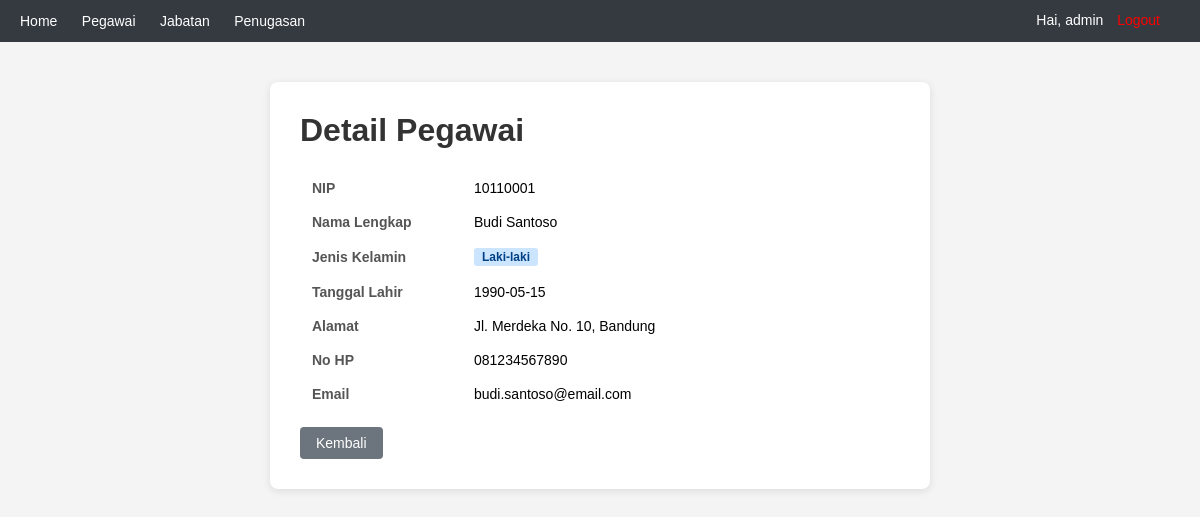
Page /pegawai/pegawai_view.php?nip=10110001 (signed in) on the committed database.
### tables this page shows
CREATE TABLE pegawai (
    nip VARCHAR(20) PRIMARY KEY,
    namalengkap VARCHAR(100) NOT NULL,
    jeniskelamin ENUM('L', 'P') NOT NULL,
    tanggallahir DATE NOT NULL,
    alamat TEXT,
    nohp VARCHAR(20),
    email VARCHAR(100)
);

### pegawai/pegawai_view.php (the view, shortened to what this page needs)
<?php
require_once '../config/koneksi.php';
$nip = $_GET['nip'];
$stmt = mysqli_prepare($koneksi, "SELECT * FROM pegawai WHERE nip=?");
mysqli_stmt_bind_param($stmt, "s", $nip);
mysqli_stmt_execute($stmt);
$result = mysqli_stmt_get_result($stmt);
$row = mysqli_fetch_assoc($result);
?>
<!DOCTYPE html>
<html>
<head>
</head>
<body>
    <div class="navbar">
        <a href="../index.php">Home</a>
        <a href="../pegawai/pegawai_list.php">Pegawai</a>
        <a href="../jabatan/jabatan_list.php">Jabatan</a>
        <a href="../jabatanpegawai/jabatanpegawai_list.php">Penugasan</a>
        <span class="welcome">Hai, <?= htmlspecialchars($_SESSION['username']) ?> <a href="../session/logout.php" style="color:#f00;">Logout</a></span>
    </div>
    <div class="container">
        <h1>Detail Pegawai</h1>
        <table>
            <tr><td>NIP</td><td><?= htmlspecialchars($row['nip']) ?></td></tr>
            <tr><td>Nama Lengkap</td><td><?= htmlspecialchars($row['namalengkap']) ?></td></tr>
            <tr><td>Jenis Kelamin</td><td><span class="label <?= $row['jeniskelamin'] == 'L' ? 'label-l' : 'label-p' ?>"><?= $row['jeniskelamin'] == 'L' ? 'Laki-laki' : 'Perempuan' ?></span></td></tr>
            <tr><td>Tanggal Lahir</td><td><?= htmlspecialchars($row['tanggallahir']) ?></td></tr>
            <tr><td>Alamat</td><td><?= nl2br(htmlspecialchars($row['alamat'])) ?></td></tr>
            <tr><td>No HP</td><td><?= htmlspecialchars($row['nohp']) ?></td></tr>
            <tr><td>Email</td><td><?= htmlspecialchars($row['email']) ?></td></tr>
        </table>
        <a href="pegawai_list.php" class="btn">Kembali</a>
    </div>
</body>
</html>

### pegawai/pegawai_view.php (style rules this page uses)
body { font-family: Arial, sans-serif; background: #f4f4f4; margin: 0; padding: 0; }
.navbar { background: #343a40; padding: 12px 20px; color: #fff; }
.navbar a { color: #fff; text-decoration: none; margin-right: 20px; font-size: 14px; }
.navbar .welcome { float: right; font-size: 14px; }
.navbar .welcome a { margin-left: 10px; }
.container { max-width: 600px; margin: 40px auto; background: #fff; padding: 30px; border-radius: 8px; box-shadow: 0 2px 8px rgba(0,0,0,0.1); }
h1 { color: #333; margin-top: 0; }
table { width: 100%; }
td { padding: 8px 10px; font-size: 14px; }
td:first-child { font-weight: 600; color: #555; width: 140px; }
.btn { display: inline-block; padding: 8px 16px; background: #6c757d; color: #fff; text-decoration: none; border-radius: 4px; font-size: 14px; margin-top: 15px; }
.label { display: inline-block; padding: 2px 8px; border-radius: 3px; font-size: 12px; font-weight: 600; }
.label-l { background: #cce5ff; color: #004085; }

### rows in the picture
pegawai: nip "10110001", namalengkap "Budi Santoso", tanggallahir "1990-05-15", alamat "Jl. Merdeka No. 10, Bandung", nohp "081234567890", email "budi.santoso@email.com"

### other values in the picture
$_SESSION['username'] "admin"
